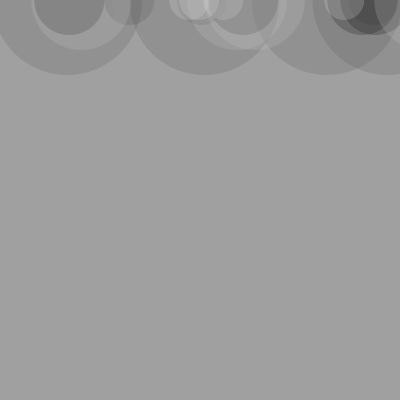
Frame 1 (no input)
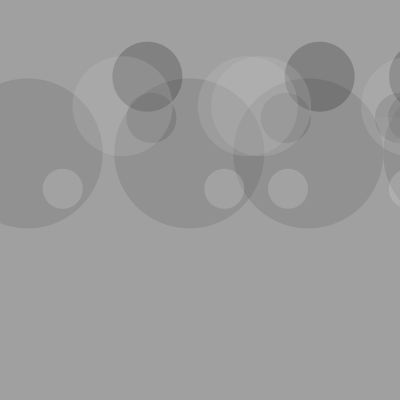
Frame 60 (the mouse pressed at the canvas centre just before this capture)
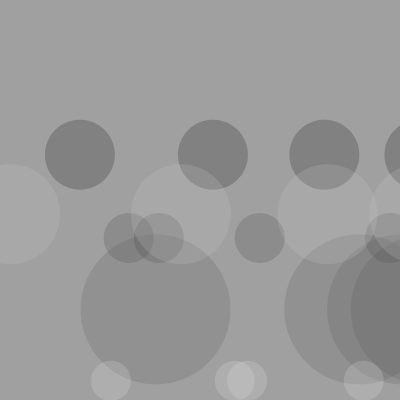
Frame 120 (the mouse held since frame 60 and released just before this capture)

The Processing sketch that drew these frames (run headless with seeded random() and noise(); from frame 60 on, the mouse is pressed at the canvas centre):

// Processing sketch: processing_137942
// ── processing_137942.pde

Circles _1;
Circles _2;
Circles _3;
Circles _4;
Circles _5;
Circles _6;

void setup (){
  frameRate(20);
  size(400, 400);
  smooth();
  noStroke();
  //int _x, int _y, int _size, int _C, int _speed
  _1 = new Circles(50, 0, 50, 57, 2);
  _2 = new Circles(100, 0, 120, 160, 3);
  _3 = new Circles(86, 0, 150, 80,2.6);
  _4 = new Circles(52, 0, 70, 2, 1.3);
  _5 = new Circles(20, 0, 40, 230,3.2);
  _6 = new Circles(41, 0, 100, 200, 1.8);
}


void draw (){
  background (160);
  _1.display();
  _2.display();
  _3.display();
  _4.display();
  _5.display();
  _6.display();
  _1.move();
  _2.move();
  _3.move();
  _4.move();
  _5.move();
  _6.move();  
}


class Circles{
  
  //global variables
 float x, y, size, C, speed;
  

  //Constructor
  Circles(float _x, float _y, float _size, float _C, float _speed ){
    x = _x;
    y = _y;
 size = _size;
    C = _C;
speed = _speed;
  }
  //Functions
  void display(){
    fill(C, 50);
    ellipse(random(200), y, size, size);
   ellipse(x+random(100,300), y, size, size);
   ellipse(x+random(200,400), y, size, size);
   ellipse(x+random(300,400), y, size, size);
  }
 
 void move(){
  y = y + speed;
   if (y > height){
     y = 0;
   }
 }
}
